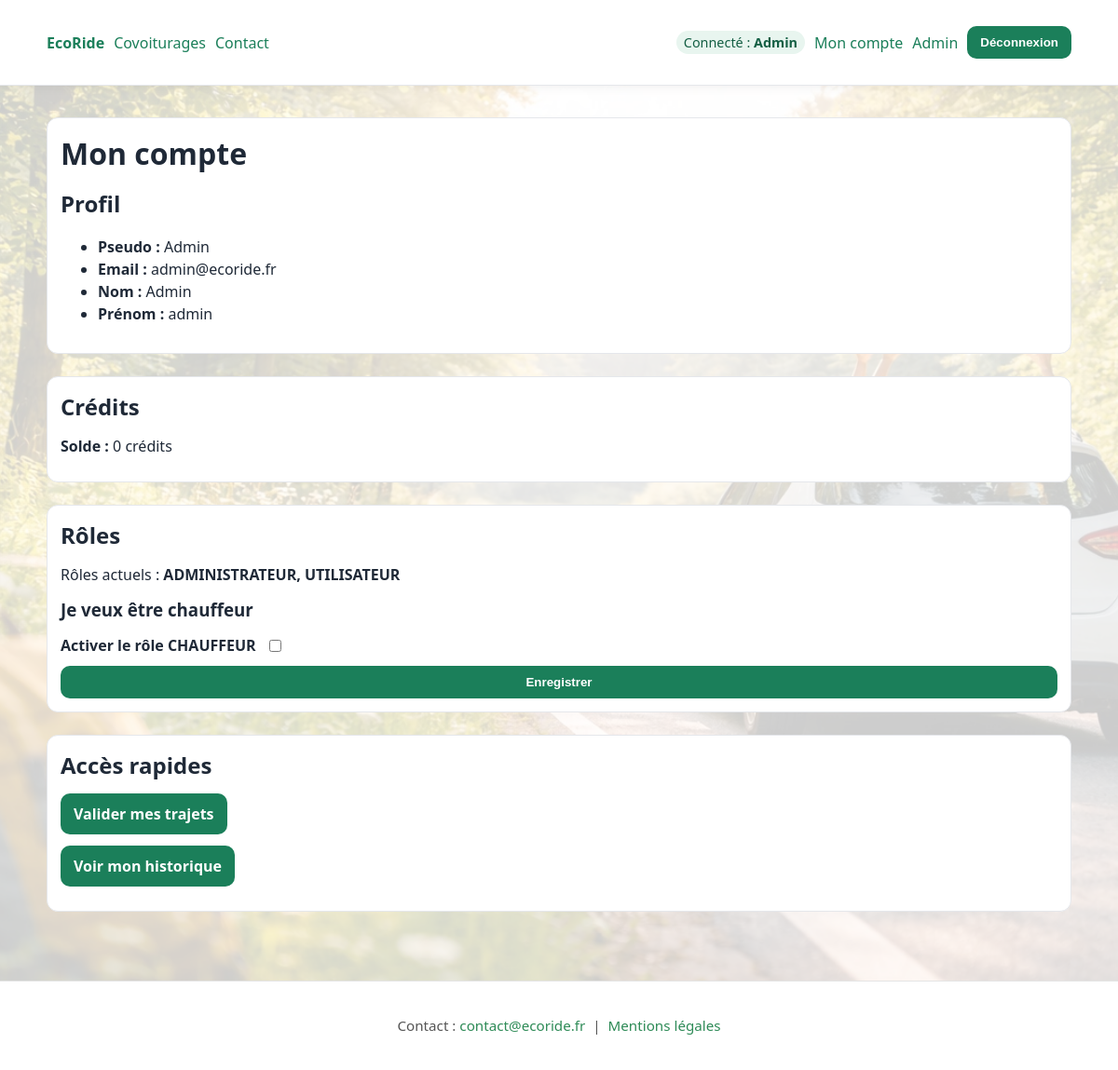
/account (signed in), run on the app's committed database.
### tables this page shows
CREATE TABLE utilisateur (
  id_utilisateur INT UNSIGNED AUTO_INCREMENT PRIMARY KEY,
  nom            VARCHAR(50),
  prenom         VARCHAR(50),
  email          VARCHAR(50),
  password       VARCHAR(255),
  telephone      VARCHAR(50),
  adresse        VARCHAR(100),
  date_naissance VARCHAR(50),
  photo          VARCHAR(50),
  pseudo         VARCHAR(50)
);

### src/Controllers/AccountController.php (called while the page is built, shortened)
<?php
final class AccountController
{
    public function index(): void
    {
        $idUtilisateur = (int)$_SESSION['user']['id_utilisateur'];
        $repo = new UtilisateurRepository();
        $user = $repo->findById($idUtilisateur);
        $roles = $repo->getRoleLibelles($idUtilisateur);
        $solde = $repo->getCreditBalance($idUtilisateur);
        require __DIR__ . '/../../views/layout.php';
    }
}

### src/Core/Router.php (called while the page is built, shortened)
<?php
final class Router
{
    private array $routes = ['GET' => [], 'POST' => []];
    public function get(string $path, array $handler): void { $this->routes['GET'][$path] = $handler; }
    public function post(string $path, array $handler): void { $this->routes['POST'][$path] = $handler; }
    public function dispatch(string $method, string $path): void
    {
        $method = strtoupper($method);
        $handler = $this->routes[$method][$path] ?? null;
        [$class, $action] = $handler;
        (new $class())->$action();
    }
}

### public/index.php (called while the page is built, shortened)
<?php
require __DIR__ . '/../src/Core/Database.php';
require __DIR__ . '/../src/Core/Router.php';
require __DIR__ . '/../src/Controllers/AccountController.php';
require __DIR__ . '/../src/Repositories/UtilisateurRepository.php';
$router = new Router();
$router->get('/', [HomeController::class, 'index']);
$router->get('/covoiturages', [CovoiturageController::class, 'list']);
$router->get('/covoiturage', [CovoiturageController::class, 'detail']);
$router->get('/covoiturage/participer', [CovoiturageController::class, 'participerConfirm']);
$router->post('/covoiturage/participer', [CovoiturageController::class, 'participer']);
$router->get('/register', [AuthController::class, 'registerForm']);
$router->post('/register', [AuthController::class, 'register']);
$router->get('/login', [AuthController::class, 'loginForm']);
$router->post('/login', [AuthController::class, 'login']);
$router->post('/logout', [AuthController::class, 'logout']);
$router->get('/contact', [StaticController::class, 'contact']);
$router->get('/mentions-legales', [StaticController::class, 'mentionsLegales']);
$router->get('/account', [AccountController::class, 'index']);
$router->post('/account/role', [AccountController::class, 'updateDriverRole']);
$router->get('/account/vehicles', [AccountController::class, 'vehicles']);
$router->post('/account/vehicles', [AccountController::class, 'addVehicle']);
$router->get('/account/trips/new', [AccountController::class, 'newTrip']);
$router->post('/account/trips/new', [AccountController::class, 'createTrip']);
$router->get('/account/history', [AccountController::class, 'history']);
$router->post('/account/history/cancel-participation', [AccountController::class, 'cancelParticipation']);
$router->post('/account/history/cancel-trip', [AccountController::class, 'cancelTripAsDriver']);
$router->post('/covoiturage/start', [CovoiturageController::class, 'startTrip']);
$router->post('/covoiturage/finish', [CovoiturageController::class, 'finishTrip']);
$router->get('/account/validate-trips', [AccountController::class, 'validateTrips']);
$router->post('/account/validate-trips', [AccountController::class, 'submitTripValidation']);
$router->get('/employe/incidents', [EmployeController::class, 'incidents']);
$router->post('/employe/incidents/validate', [EmployeController::class, 'validate']);
$router->post('/employe/incidents/refuse', [EmployeController::class, 'refuse']);
$router->get('/admin', [AdminController::class, 'dashboard']);
$router->get('/admin/employees', [AdminController::class, 'employees']);
$router->post('/admin/employees/create', [AdminController::class, 'createEmployee']);
$router->post('/admin/users/suspend', [AdminController::class, 'suspendUser']);
$router->post('/admin/users/unsuspend', [AdminController::class, 'unsuspendUser']);
$uriPath = parse_url($_SERVER['REQUEST_URI'] ?? '/', PHP_URL_PATH) ?? '/';
$path = $uriPath;
$method = $_SERVER['REQUEST_METHOD'] ?? 'GET';
try {
    $router->dispatch($method, $path);
} catch (Throwable $e) {
    http_response_code(500);
    echo "<h1>Erreur (debug)</h1>";
    echo "<pre>" . htmlspecialchars($e->getMessage()) . "</pre>";
    echo "<pre>" . htmlspecialchars($e->getFile() . ":" . $e->getLine()) . "</pre>";
}

### src/Core/Database.php (called while the page is built)
<?php
final class Database
{
    private static ?PDO $pdo = null;
    public static function pdo(): PDO
    {
        if (self::$pdo !== null) return self::$pdo;
        $config = require __DIR__ . '/../../config/config.php';
        $db = $config['db'];
        $dsn = sprintf(
            'mysql:host=%s;port=%d;dbname=%s;charset=%s',
            $db['host'],
            $db['port'],
            $db['name'],
            $db['charset']
        );
        self::$pdo = new PDO($dsn, $db['user'], $db['pass'], [
            PDO::ATTR_ERRMODE => PDO::ERRMODE_EXCEPTION,
            PDO::ATTR_DEFAULT_FETCH_MODE => PDO::FETCH_ASSOC,
            PDO::ATTR_EMULATE_PREPARES => false,
        ]);
        return self::$pdo;
    }
}

### src/Repositories/UtilisateurRepository.php (called while the page is built, shortened)
<?php
final class UtilisateurRepository
{
    private PDO $pdo;
    public function __construct(?PDO $pdo = null)
    {
        $this->pdo = $pdo ?? Database::pdo();
    }
    public function findById(int $id): ?array
    {
        $stmt = $this->pdo->prepare("SELECT * FROM utilisateur WHERE id_utilisateur = :id LIMIT 1");
        $stmt->execute([':id' => $id]);
        $row = $stmt->fetch();
        return $row ?: null;
    }
    public function getCreditBalance(int $idUtilisateur): int
    {
        $sql = "
            SELECT COALESCE(SUM(montant), 0) AS solde
            FROM credit_transaction
            WHERE id_utilisateur = :idUtilisateur
        ";
        $stmt = $this->pdo->prepare($sql);
        $stmt->execute(['idUtilisateur' => $idUtilisateur]);
        return (int)$stmt->fetchColumn();
    }
    public function getRoleLibelles(int $idUtilisateur): array
    {
        $sql = "
            SELECT r.libelle
            FROM possede p
            INNER JOIN role r ON r.id_role = p.id_role
            WHERE p.id_utilisateur = :u
            ORDER BY r.libelle
        ";
        $stmt = $this->pdo->prepare($sql);
        $stmt->execute([':u' => $idUtilisateur]);
        return $stmt->fetchAll(PDO::FETCH_COLUMN) ?: [];
    }
}

### views/account/index.php (the view, shortened to what this page needs)
<div class="card">
  <h1>Mon compte</h1>
  <h2>Profil</h2>
  <ul>
    <li><strong>Pseudo :</strong> <?= htmlspecialchars((string)($user['pseudo'] ?? '')) ?></li>
    <li><strong>Email :</strong> <?= htmlspecialchars((string)($user['email'] ?? '')) ?></li>
    <li><strong>Nom :</strong> <?= htmlspecialchars((string)($user['nom'] ?? '')) ?></li>
    <li><strong>Prénom :</strong> <?= htmlspecialchars((string)($user['prenom'] ?? '')) ?></li>
  </ul>
</div>
<br>
<div class="card">
  <h2>Crédits</h2>
  <p><strong>Solde :</strong> <?= (int)$solde ?> crédits</p>
</div>
<br>
<div class="card">
  <h2>Rôles</h2>
  <p>Rôles actuels : <strong><?= htmlspecialchars(implode(', ', $roles)) ?></strong></p>
  <?php $isDriver = in_array('CHAUFFEUR', $roles, true); ?>
  <h3>Je veux être chauffeur</h3>
  <form method="post" action="<?= BASE_URL ?>/account/role" class="form-grid">
    <label class="checkbox">
      <span>Activer le rôle CHAUFFEUR</span>
      <input type="checkbox" name="is_driver" value="1" <?= $isDriver ? 'checked' : '' ?>>
    </label>
    <button type="submit">Enregistrer</button>
  </form>
</div>
<br>
<div class="card">
  <h2>Accès rapides</h2>
  <p><a class="btn" href="<?= BASE_URL ?>/account/validate-trips">Valider mes trajets</a></p>
  <p><a class="btn" href="<?= BASE_URL ?>/account/history">Voir mon historique</a></p>
</div>

### public/assets/css/style.css (style rules this page uses)
:root { --bg: #f6f7f8; --card: #ffffff; --text: #1f2937; --muted: #6b7280; --brand: #1b7f5a; --brand-2: #145f44; --border: #e5e7eb; }
* { box-sizing: border-box; }
a { color: var(--brand); text-decoration: none; }
.card { background: var(--card); border: 1px solid var(--border); border-radius: 12px; padding: 14px; }
h1,h2,h3 { margin: 0 0 12px; }
p { margin: 0 0 12px; color: var(--text); }
.form-grid { display: grid; gap: 10px; }
label { display: grid; gap: 6px; font-weight: 600; }
input, select, textarea { width: 100%; padding: 10px 12px; border: 1px solid var(--border); border-radius: 10px; background: #fff; }
button { border: 0; border-radius: 10px; padding: 10px 14px; background: var(--brand); color: #fff; cursor: pointer; font-weight: 700; }
.checkbox { display: flex; align-items: center; gap: 10px; font-weight: 600; }
.checkbox input[type="checkbox"] { width: auto; }
.btn { display: inline-block; border-radius: 10px; padding: 10px 14px; background: var(--brand); color: #fff; font-weight: 700; text-decoration: none; }
body { position: relative; margin: 0; font-family: system-ui, -apple-system, Segoe UI, Roboto, Arial, sans-serif; color: var(--text); line-height: 1.5; display: flex; flex-direction: column; min-height: 100vh; background-image: url("../images/background.jpg"); background-size: cover; background-position: center; background-repeat: no-repeat; background-attachment: fixed; }
body::before { content: ""; position: fixed; inset: 0; background: rgba(255, 255, 255, 0.80); z-index: 0; }

### data on the page
utilisateur: pseudo "Admin", email "admin@ecoride.fr", nom "Admin", prenom "admin"

### other printed values
$_SESSION['user']['pseudo'] "Admin"
$solde "0"
implode(', ', $roles) "ADMINISTRATEUR, UTILISATEUR"
